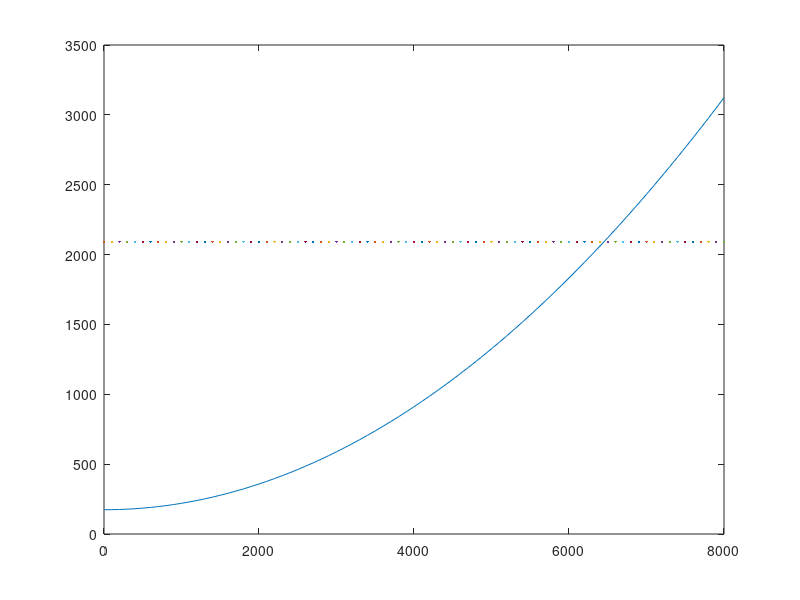

The MATLAB source for this figure:
clear;

rwheel=0.32;
rpm=0:100:8000;
ratio=0.78*3.9;
t_max=220;
v=[];
v=[v rpm*2*pi*rwheel/(60*ratio)];

Fw=173.637+0.37975*v.^2;
Fp=t_max*ratio/rwheel;
plot(rpm,Fw)
hold all
plot(rpm,Fp)